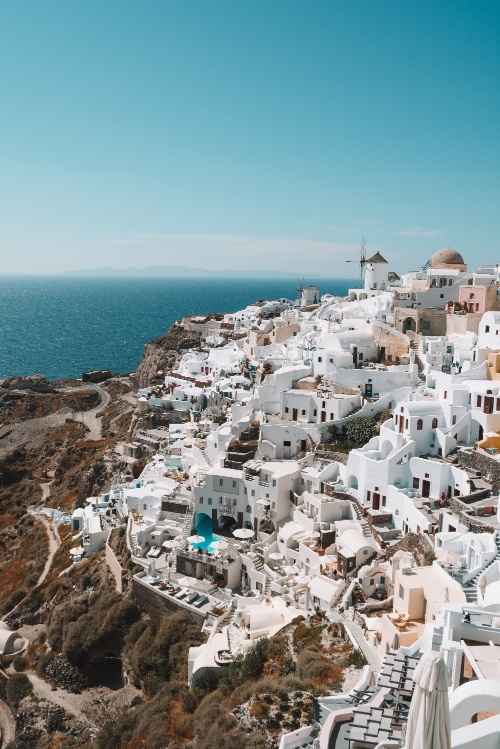
#> input picture Vinatge-Cam-Foto/foto-input/foto-4.jpg, 500 x 749 px
$ python 'sweet dusty.py'
#> lines starting #> are read from the running program, lines starting #| are printed output that depends on the picture
import cv2
import numpy as np

# read image
input = cv2.imread('foto-input/foto-4.jpg')
#> input is the input picture: shape (749, 500, 3); mean B, G, R 153.7, 150, 129

# add blur
kernel = np.ones((4,4), np.float32) / 16
blur_img = cv2.filter2D(input, -1, kernel)
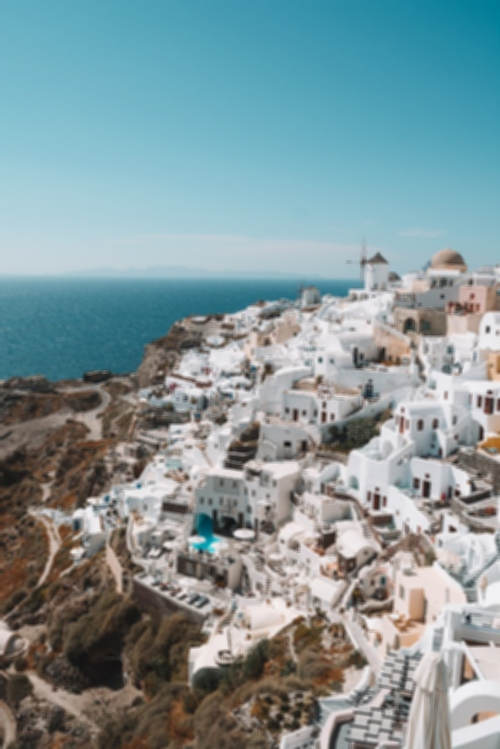
#> blur_img: shape (749, 500, 3); mean B, G, R 153.7, 150, 129

# add texture
mask = cv2.imread('Texture/texture-dust.jpg')
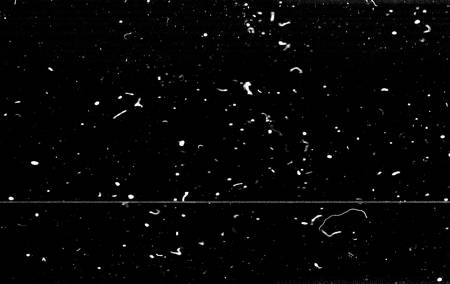
#> input picture Vinatge-Cam-Foto/Texture/texture-dust.jpg, 450 x 284 px
#> mask is the input picture: shape (284, 450, 3); min 0, max 255, mean 5.4
mask_resized = cv2.resize(mask, (blur_img.shape[1], blur_img.shape[0]))
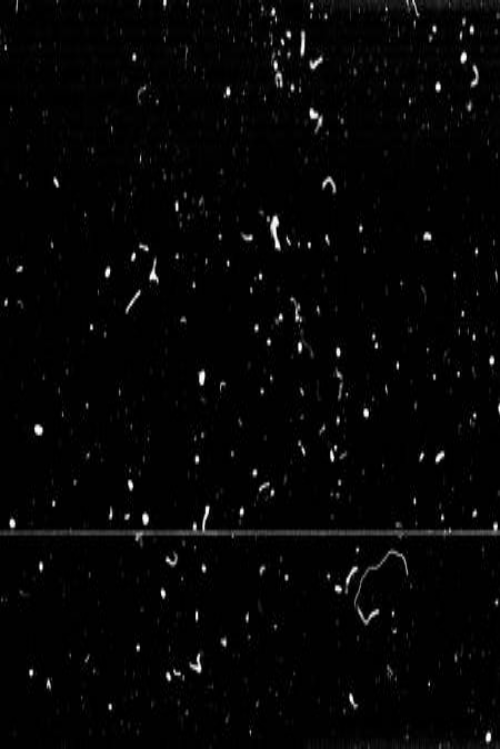
#> mask_resized: shape (749, 500, 3); min 0, max 255, mean 5.4
output = cv2.addWeighted(blur_img, 0.7, mask_resized, 0.2, 0)
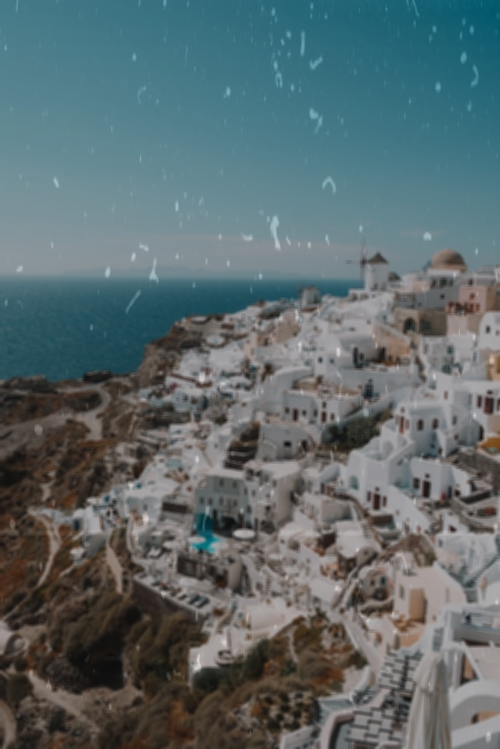
#> output: shape (749, 500, 3); mean B, G, R 108.7, 106.1, 91.4

cv2.imshow('Sweet Dusty', output)
cv2.waitKey(0)
cv2.imwrite("foto-output/sweet-dusty.jpg",output)
cv2.destroyAllWindows()
